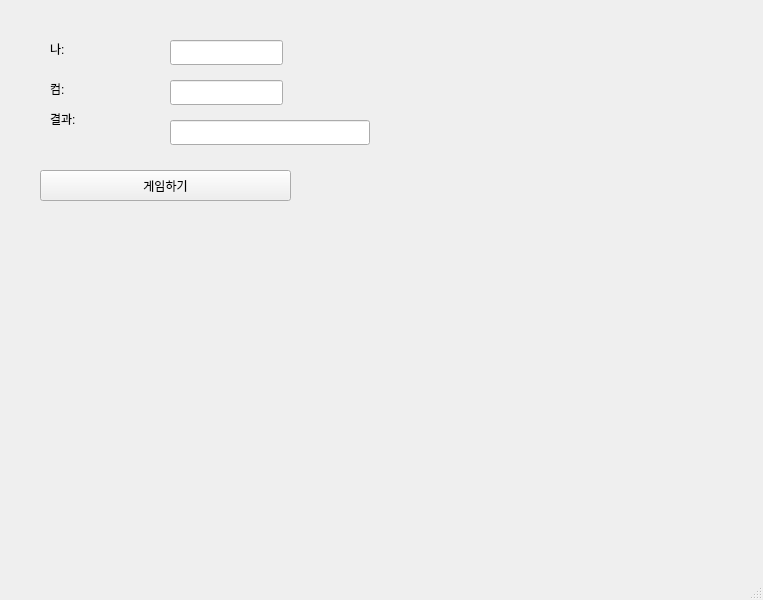
<?xml version="1.0" encoding="UTF-8"?>
<ui version="4.0">
 <class>MainWindow</class>
 <widget class="QMainWindow" name="MainWindow">
  <property name="geometry">
   <rect>
    <x>0</x>
    <y>0</y>
    <width>763</width>
    <height>600</height>
   </rect>
  </property>
  <property name="windowTitle">
   <string>MainWindow</string>
  </property>
  <widget class="QWidget" name="centralwidget">
   <widget class="QPushButton" name="qb">
    <property name="geometry">
     <rect>
      <x>40</x>
      <y>170</y>
      <width>251</width>
      <height>31</height>
     </rect>
    </property>
    <property name="text">
     <string>게임하기</string>
    </property>
   </widget>
   <widget class="QLineEdit" name="leA">
    <property name="geometry">
     <rect>
      <x>170</x>
      <y>40</y>
      <width>113</width>
      <height>25</height>
     </rect>
    </property>
    <property name="text">
     <string/>
    </property>
   </widget>
   <widget class="QLabel" name="lblA">
    <property name="geometry">
     <rect>
      <x>50</x>
      <y>40</y>
      <width>77</width>
      <height>18</height>
     </rect>
    </property>
    <property name="text">
     <string>나:</string>
    </property>
   </widget>
   <widget class="QLabel" name="lblB">
    <property name="geometry">
     <rect>
      <x>50</x>
      <y>80</y>
      <width>77</width>
      <height>18</height>
     </rect>
    </property>
    <property name="text">
     <string>컴:</string>
    </property>
   </widget>
   <widget class="QLineEdit" name="leB">
    <property name="geometry">
     <rect>
      <x>170</x>
      <y>80</y>
      <width>113</width>
      <height>25</height>
     </rect>
    </property>
    <property name="text">
     <string/>
    </property>
   </widget>
   <widget class="QLabel" name="lblC">
    <property name="geometry">
     <rect>
      <x>50</x>
      <y>110</y>
      <width>77</width>
      <height>18</height>
     </rect>
    </property>
    <property name="text">
     <string>결과:</string>
    </property>
   </widget>
   <widget class="QLineEdit" name="leC">
    <property name="geometry">
     <rect>
      <x>170</x>
      <y>120</y>
      <width>200</width>
      <height>25</height>
     </rect>
    </property>
    <property name="text">
     <string/>
    </property>
   </widget>
  </widget>
  <widget class="QMenuBar" name="menubar">
   <property name="geometry">
    <rect>
     <x>0</x>
     <y>0</y>
     <width>763</width>
     <height>31</height>
    </rect>
   </property>
  </widget>
  <widget class="QStatusBar" name="statusbar"/>
 </widget>
 <resources/>
 <connections/>
</ui>
